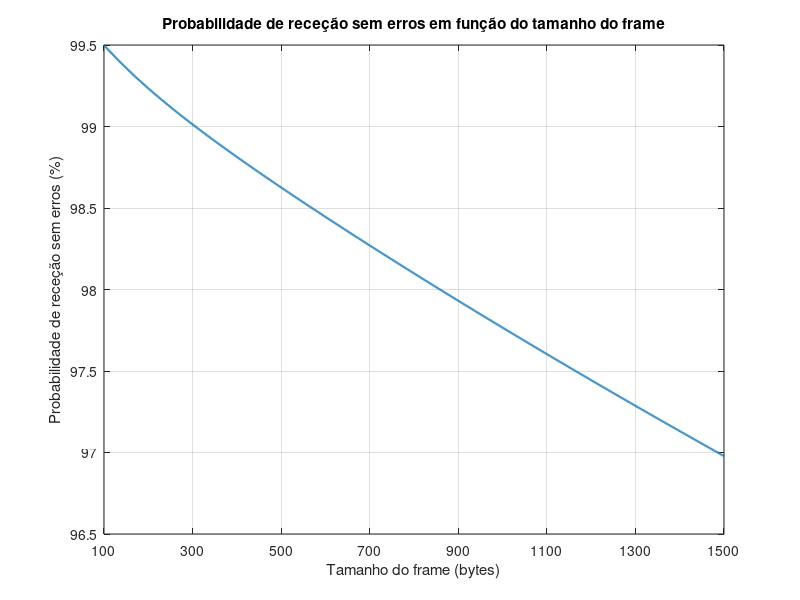

Source code (MATLAB):
% Considera uma ligação wireless para communicações com os estados i = 0, 1, 2,
% 3 e 4

% o ber introduzido pela ligação em cada estado é (10^-6)*(10^i)
% todas as ligações detetam com 100% de certeza quando os frames de data
% contêm erros

% 1 a) determina a probabilidade da ligação estar no estado 2

Q = [-10 10 0 0 0;
     100 -104 4 0 0;
     0 50 -54 4 0;
     0 0 10 -11 1;
     0 0 0 2 -2];

A = [Q'; ones(1,5)];
b = [zeros(5,1); 1];
probabilidadesEstados = A\b;

fprintf('Probabilidade da ligação estar no estado 2: %.6f%%\n', ...
    100 * probabilidadesEstados(3));

% 1 b) determina o holding time médio em segundos do estado 1


holdingTimeMedioEstado1 = 3600 / -Q(2,2);

fprintf('Holding time médio do estado 1: %.6f segundos\n', ...
    holdingTimeMedioEstado1);

% 1 c) determina a probabilidade de um frame de data de 750 Bytes ser
% recevido com pelo menos um bit errado

berEstados = 10.^(-6 + (0:4));
tamanhoFrameBits = 750 * 8;
probabilidadeErroPorEstado = 1 - (1 - berEstados).^tamanhoFrameBits;
probabilidadeMediaErro = probabilidadesEstados.' * probabilidadeErroPorEstado.';

fprintf('Probabilidade de um frame de 750 bytes ser recebido com pelo menos um bit errado: %.6f%%\n', ...
    100 * probabilidadeMediaErro);

% 1 d) determina a probabilidade da ligação estar no estado 2 sendo que um
% frame de data de 1500 bytes foi recebido sem erros

tamanhoFrameBitsD = 1500 * 8;
probabilidadeSemErroPorEstado = (1 - berEstados).^tamanhoFrameBitsD;
probabilidadeMediaSemErro = probabilidadesEstados.' * probabilidadeSemErroPorEstado.';
probabilidadeEstado2DadoSemErro = ...
    probabilidadesEstados(3) * probabilidadeSemErroPorEstado(3) / ...
    probabilidadeMediaSemErro;

fprintf('Probabilidade da ligação estar no estado 2 dado que um frame de 1500 bytes foi recebido sem erros: %.6f%%\n', ...
    100 * probabilidadeEstado2DadoSemErro);


% 1 e) grafico da probabilidade do frame de data ser
% recebido sem erros em função do tamanho do frame de data 

tamanhosBytes = 100:1500;
probabilidadeSemErroPorTamanho = ...
    (1 - berEstados.').^(8 * tamanhosBytes);
probabilidadeMediaSemErroPorTamanho = ...
    probabilidadesEstados.' * probabilidadeSemErroPorTamanho;

figure;
plot(tamanhosBytes, 100 * probabilidadeMediaSemErroPorTamanho, ...
    'LineWidth', 1.5);
grid on;
xlim([100 1500]);
xticks([100 300:200:1500]);
xlabel('Tamanho do frame (bytes)');
ylabel('Probabilidade de receção sem erros (%)');
title('Probabilidade de receção sem erros em função do tamanho do frame');
